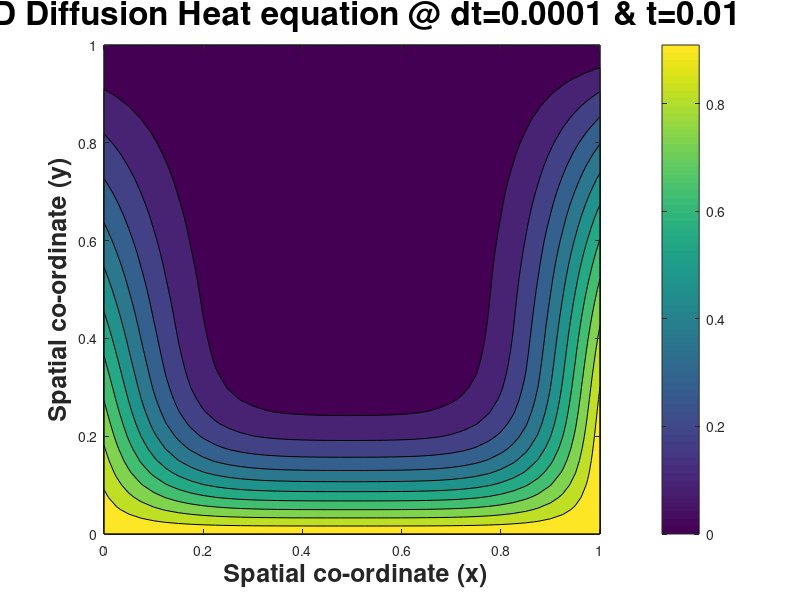

Reproduce this figure in MATLAB. (Note: a time limit stopped this script after it produced the figure.)

clc;
clear;
%Explicit Euler method
nx=41; % Number of grid points in X-direction
ny=41; % Number of grid points in Y-direction
dt=0.0001; % Time-step 
dx=1/(nx-1); % Width of one grid point
dy=1/(ny-1); % Width of one grid point
% To check stability of the scheme. if not stable, the problem quits
if dt<dx*dx/4
    fprintf('Present time step %f is stable \n',dt);
else
    error('Present time step %f is not stable \n Please give a new time step \n',dt);
end
t=0:dt:0.16;
[row_t,column_t]=size(t);
x=0:dx:1;
y=0:dy:1;
w= zeros(nx,ny);  % Matrix to store the n+1 time step values of the Temperature
wn= zeros(nx,ny); % Matrix to store the n time step values of the temperature
wn1=zeros(column_t,1);
a=dt/(dx*dy); % Constant A = delta T/ delta h^2
% Matrix to store the iteration results
wn(1,:)=1;
wn(ny,:)=0;
wn(:,1)=1-y;
wn(:,nx)=1-y.*y;
w(1,:)=1;
w(nx,:)=0;
w(:,1)=1-y;
w(:,nx)=1-y.*y;
tic;
for t1=0:dt:0.16 % For loop to calculate the temperature for every time step till the Maximum range
   
    for i=2:nx-1
        for  j=2:ny-1
         % For exach node points the n+1 time step temperature is
         % calculated from n time steps and stored in the matrix
         w(i,j)=((1-4*a)*wn(i,j))+a*(wn(i+1,j)+wn(i-1,j)+wn(i,j+1)+wn(i,j-1));
         % To generate the plot for Temperature evolution with respect to time
         % at x,y=0.4 with stable delta T
         if i==16 && j==16
            wn1(fix((t1*10000)+1),1)=w(i,j);
         end
        end
    end  
    wn=w; % Before the next iteration for next time step, copy the n+1 
          % time step temperature to n timestep temperature matrix and use
          % it for the next iteration
    if t1==0.01
        figure('Name',' Contour graphs for Euler Method at t=0.01','NumberTitle','off')
        contourf(x,y,wn);colorbar
        xlabel(' Spatial co-ordinate (x)','FontSize',18,'FontWeight','bold')
        ylabel('Spatial co-ordinate (y)','FontSize',18,'FontWeight','bold')
        title('2-D Diffusion Heat equation @ dt=0.0001 & t=0.01','FontSize',24,'FontWeight','bold')
    end
    if t1==0.02
        figure('Name',' Contour graphs for Euler Method at t=0.02','NumberTitle','off')
        contourf(x,y,wn);colorbar
        xlabel(' Spatial co-ordinate (x)','FontSize',18,'FontWeight','bold')
        ylabel('Spatial co-ordinate (y)','FontSize',18,'FontWeight','bold')
        title('2-D Diffusion Heat equation @ dt=0.0001 & t=0.02','FontSize',24,'FontWeight','bold')
    end
    if t1==0.04
        figure('Name',' Contour graphs for Euler Method at t=0.04','NumberTitle','off')
        contourf(x,y,wn);colorbar
        xlabel(' Spatial co-ordinate (x)','FontSize',18,'FontWeight','bold')
        ylabel('Spatial co-ordinate (y)','FontSize',18,'FontWeight','bold')
        title('2-D Diffusion Heat equation @ dt=0.0001 & t=0.04','FontSize',24,'FontWeight','bold')
    end
    if t1==0.08
        figure('Name',' Contour graphs for Euler Method at t=0.08','NumberTitle','off')
        contourf(x,y,wn);colorbar
        xlabel(' Spatial co-ordinate (x)','FontSize',18,'FontWeight','bold')
        ylabel('Spatial co-ordinate (y)','FontSize',18,'FontWeight','bold')
        title('2-D Diffusion Heat equation @ dt=0.0001 & t=0.08','FontSize',24,'FontWeight','bold')
    end
end
  % contour graph for the Time step of 0.0001
  figure('Name',' Contour graphs for Euler Method at t=0.16','NumberTitle','off')
  contourf(x,y,wn);colorbar
  xlabel(' Spatial co-ordinate (x)','FontSize',18,'FontWeight','bold')
  ylabel('Spatial co-ordinate (y)','FontSize',18,'FontWeight','bold')
  title('2-D Diffusion Heat equation @ dt=0.0001 & t=0.16','FontSize',24,'FontWeight','bold')
  % Time evolution of Temperature at x=y=0.4 with stable delta T
  figure('Name',' Time evolution of Temperature at x=y=0.4 by Euler Method with stable delta t=0.0001','NumberTitle','off')
  plot(t,wn1,'Linewidth',2);
  xlabel( 'Time ','FontSize',18,'FontWeight','bold')
  ylabel(' Temperature ','FontSize',18,'FontWeight','bold')
  title(' Time evolution of Temperature at x=y=0.4 by Euler Method with stable delta t=0.0001','FontSize',24,'FontWeight','bold')
  % Vertical Temperature Profile at x=0.4 and t=0.16 with stable delta T
  figure('Name',' Vertical Temperature Profile at x=0.4 and t=0.16 with stable delta T','NumberTitle','off')
  plot(y,wn(:,17),'Linewidth',2);
  xlabel( 'Time ','FontSize',18,'FontWeight','bold')
  ylabel(' Temperature ','FontSize',18,'FontWeight','bold')
  title(' Vertical Temperature Profile at x=0.4 and t=0.16 with stable delta T','FontSize',24,'FontWeight','bold')
  toc

   
